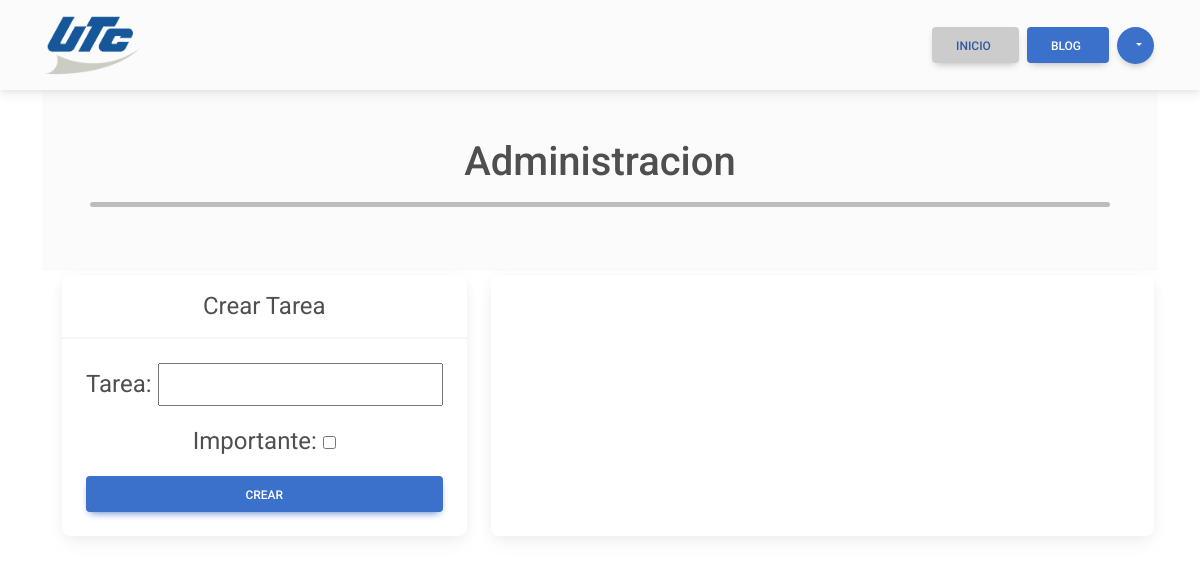
/administracion/ (signed in), run on an earlier commit of the app's database.
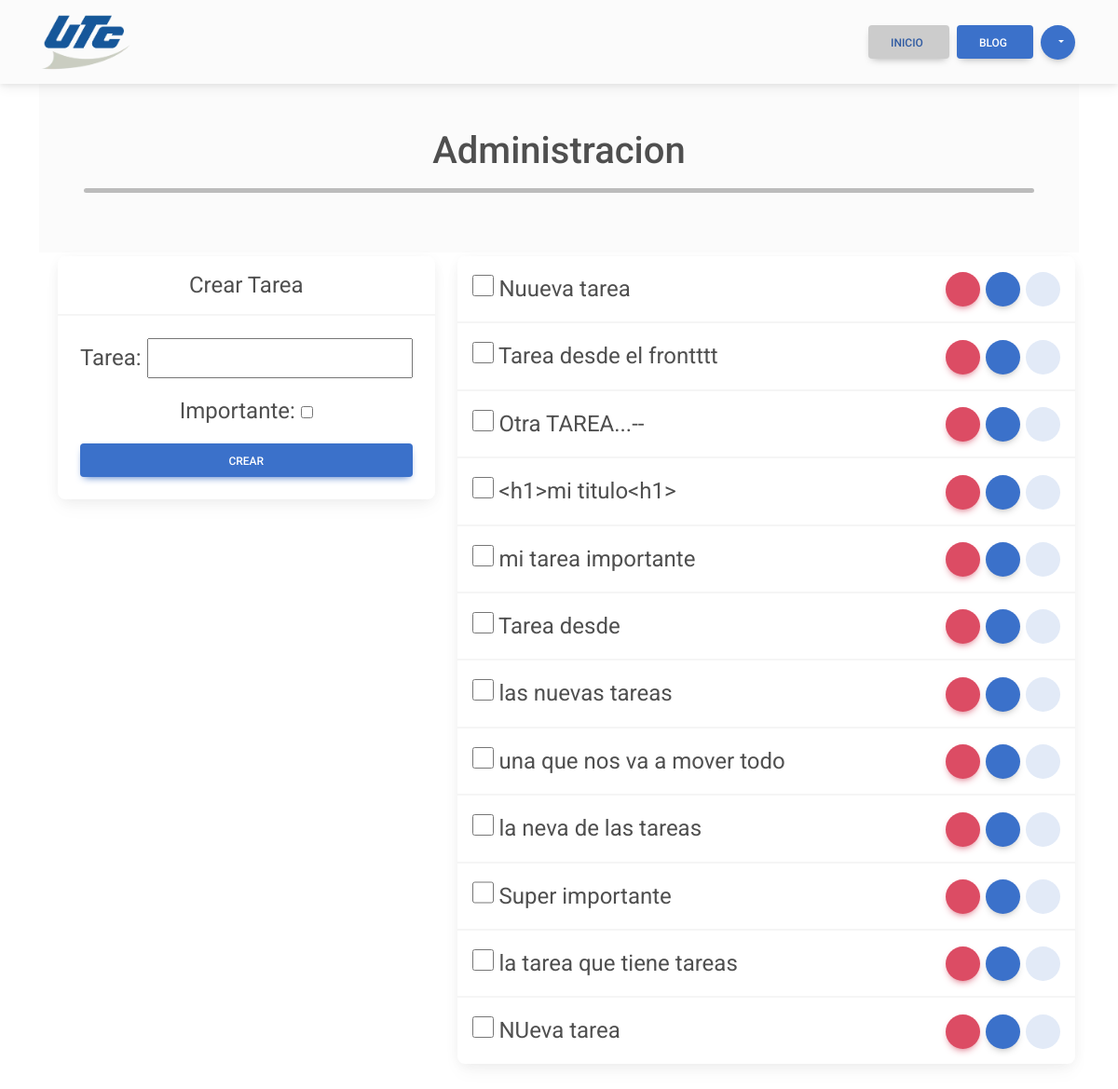
And on a later commit of the database.
### cross_asistent/models.py (models this page shows, shortened)
class Tareas(models.Model):
    tarea = models.CharField(max_length=255)
    importante = models.BooleanField(default=False)
    creacion = models.DateTimeField(auto_now_add=True)
    completar = models.BooleanField(default=False)
    completado_fecha = models.DateTimeField(null=True, blank=True)
    propietario = models.ForeignKey(User, on_delete=models.CASCADE)

### cross_asistent/views.py (the view, shortened to what this page needs)
# urls.py: path('administracion/', views.dashbAdmin, name='dashb_admin'),
@login_required
@never_cache
def dashbAdmin(request):
    errorMSG=''
    tareas = models.Tareas.objects.filter(propietario = request.user)
    return render(request, 'administracion/dashboard.html', {
        'form_crearTarea': crearTarea,
        'formError': errorMSG,
        'tareas_all': tareas,
        'active_page': 'inicio'
    })

### cross_asistent/templates/administracion/dashboard.html (shortened to what this page needs)
{% extends 'widget.html' %}
{% block link_home %}href="{% url 'dashb_admin' %}"{% endblock %}
{% block link_default %}
    {% include 'administracion/widget_links-admin.html' %}
{% endblock %}
{% block content %}
<main class="container container-fluid mb-5">
    <div class="p-5 text-center bg-body-tertiary">
        <h1 class="mb-3">Administracion</h1>
        <hr class="hr_divisor" />
    </div>
    <section class="d-flex" style="gap: 1rem;">
        <div>
            <div class="card text-center m-1">
                <div class="card-header">Crear Tarea</div>
                <div class="card-body">
                    <form method="POST">
                        {% csrf_token %} {{form_crearTarea.as_p}}
                        <button data-mdb-ripple-init type="submit" class="btn btn-primary btn-block">Crear</button>
                    </form>
                </div>
            </div>
        </div>
        <div class="card col-md m-1">
            <div class="list-group list-group-light">
                {% for tareaItem in tareas_all %}
                <li class="list-group-item px-3">
                    <div class="d-flex justify-content-between">
                        <div class="col-md">
                            <input
                            style="height: 60%; aspect-ratio: 1/1;"
                                type="checkbox"
                                value="1"
                                id="tarea0{{tareaItem.id}}"
                            />
                            {{tareaItem.tarea}}
                        </div>
                        <div>
                            <a href="" class="btn btn-danger btn-floating">
                            </a>
                            <a href="{% url 'tareaView' tareaItem.id %}" class="btn btn_detail btn-floating">
                            </a>
                            <a href="" class="btn btn-secondary btn-floating">
                            </a>
                        </div>
                    </div>
                </li>
                {% endfor %}
            </div>
        </div>
    </section>
</main>
{% endblock %}

### cross_asistent/templates/widget.html (shortened to what this page needs)
{% load static %}
<!DOCTYPE html>
<html lang="en">
    <head>
        <link rel="stylesheet" href="https://necolas.github.io/normalize.css/8.0.0/normalize.css" />
        <link rel="stylesheet" href="{% static 'css/mdb.min.css' %}" />
        <link rel="stylesheet" href="{% static 'css/fontawesome-6.5.2.css' %}" />
        <link rel="stylesheet" href="{% static 'css/styles.css' %}" />
    </head>
    <body>
        <nav class="navbar navbar-expand-lg navbar-light bg-body-tertiary">
            <div class="container container-fluid">
                <a class="navbar-brand" {% block link_home %}href="/"{% endblock %}>
                    <img src="{% static 'img/UTC_logo-plano.webp' %}" alt="UTC logo" />
                </a>
                <div class="collapse navbar-collapse position-absolute top-100" id="navbarText">
                    <ul class="navbar-nav ms-auto mb-lg-0 px-2 px-lg-0">
                        {% block link_default %}{% endblock %}
                    </ul>
                </div>
            </div>
        </nav>
        {% block content %}{% endblock %}
    </body>
</html>

### cross_asistent/templates/administracion/widget_links-admin.html (shortened to what this page needs)
<li class="nav-item">
    <a
        class="btn {% if active_page == 'inicio' %}btn_secondary{% else %}btn_detail{% endif %} m-1 my-lg-0 d-block"
        href="{% url 'dashb_admin' %}"
        >Inicio </a>
</li>
<li class="nav-item">
    <a
        class="btn {% if active_page == 'blog' %}btn_secondary{% else %}btn_detail{% endif %} m-1 my-lg-0 d-block"
        href="#"
        >Blog</a>
</li>
<li class="nav-item">
    <div class="dropdown">
        <a
            role="button"
            class="btn btn_detail btn_lg-circle d-block m-1 my-lg-0 dropdown-toggle"
            data-mdb-dropdown-init
            data-mdb-ripple-init
            aria-expanded="false"
            id="dropdownMenuUser"
        >
        </a>
    </div>
</li>

### cross_asistent/static/css/styles.css (style rules this page uses)
*, *:before, *:after { padding: 0; margin: 0; box-sizing: border-box; font-family: inherit; }
:root { --blanco: #ffffff; --secundario: #c2c2c2; --oscuro: #292f38; --gris_claro: #2f333a; --extra: #02913c; --detalle: #3b71ca; --blue_img-filter: hue-rotate(60deg) saturate(120%); --original_img-filter: saturate(90%); --whiteA: rgba(255, 255, 255, 0); --whiteA1: rgba(255, 255, 255, 0.1); --whiteA2: rgba(255, 255, 255, 0.2); --whiteA3: rgba(255, 255, 255, 0.3); --whiteA4: rgba(255, 255, 255, 0.4); --whiteA5: rgba(255, 255, 255, 0.5); --whiteA6: rgba(255, 255, 255, 0.6); --whiteA7: rgba(255, 255, 255, 0.7); --whiteA8: rgba(255, 255, 255, 0.8); --whiteA9: rgba(255, 255, 255, 0.9); --darkA: rgba(0, 0, 0, 0); --darkA1: rgba(0, 0, 0, 0.1); --darkA2: rgba(0, 0, 0, 0.2); --darkA3: rgba(0, 0, 0, 0.3); --darkA4: rgba(0, 0, 0, 0.4); --darkA5: rgba(0, 0, 0, 0.5); --darkA6: rgba(0, 0, 0, 0.6); --darkA7: rgba(0, 0, 0, 0.7); --darkA8: rgba(0, 0, 0, 0.8); --darkA9: rgba(0, 0, 0, 0.9); --ft1: Century Gothic, Helvetica, sans-serif; --ft2: "Comfortaa", sans-serif; --ft3: "Roboto", sans-serif; --transitionEase: 0.3s all ease; --transitionCubic: 0.3s all cubic-bezier(0.68, -0.55, 0.27, 1.55); --border-input_items: 2px solid var(--blanco); --border-radius: 8px; }
html { overflow-x: hidden; }
.btn_detail { background-color: var(--detalle) !important; background: var(--detalle) !important; color: var(--blanco) !important; transition: filter 0.3s ease; }
.btn_secondary { background-color: var(--blanco) !important; background: var(--blanco) !important; color: var(--detalle) !important; filter: brightness(80%); transition: filter 0.3s ease; }
body { min-height: 100vh; font-size: 1.5rem; font-family: var(--ft3); scroll-behavior: smooth; position: relative; }
input, label, textarea, input[type="color"] { outline: none; cursor: pointer; resize: none; }
a { text-decoration: none; color: inherit; }
nav { height: 90px; max-height: 90px; }
nav .navbar-brand img { width: 100px; filter: var(--blue_img-filter); }
nav .navbar-collapse { background-color: var(--blanco); width: 100%; left: 0; z-index: 20; padding-block: 20px; }
@media (min-width: 992px) { nav .navbar-collapse { width: auto; background-color: transparent; position: unset !important; top: unset !important; } }
@media (min-width: 992px) { nav .navbar-collapse { padding-block: unset; } }
.hr_divisor { border: none; height: 5px; border-radius: 5px; background-color: black; background: black; }
main { min-height: 400px; }
@media (min-width: 992px) { .btn_lg-circle { --mdb-btn-width: 2.3125rem; --mdb-btn-height: 2.3125rem; --mdb-btn-icon-width: 2.3125rem; --mdb-btn-icon-line-height: 2.3125rem; --mdb-btn-width-lg: 2.8125rem; --mdb-btn-height-lg: 2.8125rem; --mdb-btn-icon-width-lg: 2.8125rem; --mdb-btn-icon-line-height-lg: 2.8125rem; --mdb-btn-width-sm: 1.8125rem; --mdb-btn-height-sm: 1.8125rem; --mdb-btn-icon-width-sm: 1.8125rem; --mdb-btn-icon-line-height-sm: 1.8125rem; width: var(--mdb-btn-width); height: var(--mdb-btn-height); --mdb-btn-border-radius: 50%; border-radius: var(--mdb-btn-border-radius); padding: 0; position: relative; display: flex; align-content: center; } }

What changed in the data, as far as the page shows it:
added Tareas: tarea "Nuueva tarea"
added Tareas: tarea "Tarea desde el frontttt"
added Tareas: tarea "Otra TAREA...--"
added Tareas: tarea "<h1>mi titulo<h1>"
added Tareas: tarea "mi tarea importante"
added Tareas: tarea "Tarea desde"
added Tareas: tarea "las nuevas tareas"
added Tareas: tarea "una que nos va a mover todo"
added Tareas: tarea "la neva de las tareas"
added Tareas: tarea "Super importante"
added Tareas: tarea "la tarea que tiene tareas"
added Tareas: tarea "NUeva tarea"
